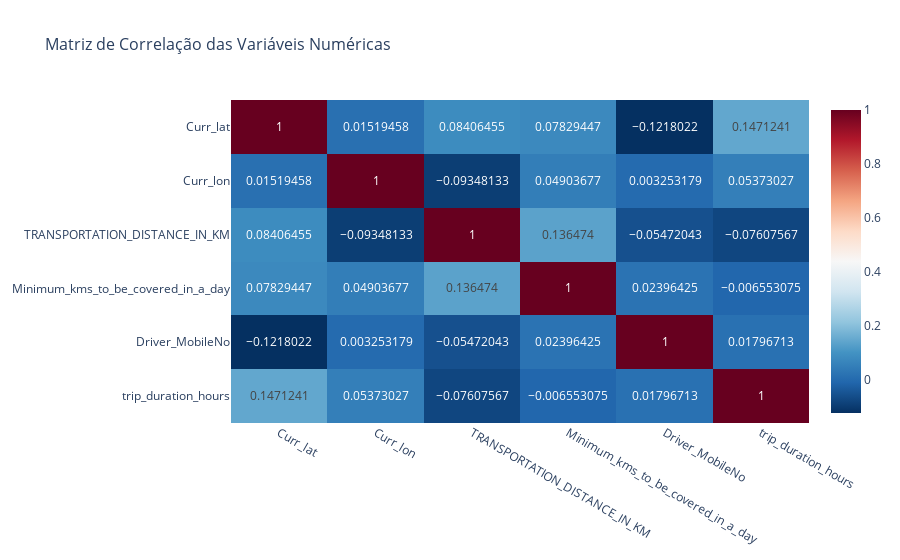

The code cell stored with this chart in its notebook:
### Markdown cell above
### 4.4. Matriz de Correlação Interativa (Plotly)
Um mapa de calor interativo da matriz de correlação permite explorar a relação entre todas as variáveis numéricas. Cores mais quentes indicam correlação positiva forte, enquanto cores mais frias indicam correlação negativa forte. A interatividade do Plotly permite inspecionar os valores exatos das correlações ao passar o mouse.

### Code cell
numeric_cols = df.select_dtypes(include=np.number).columns.tolist()
correlation_matrix = df[numeric_cols].corr()

fig = px.imshow(
    correlation_matrix,
    text_auto=True,
    aspect="auto",
    title="Matriz de Correlação das Variáveis Numéricas",
    color_continuous_scale="RdBu_r",
)
fig.update_layout(title_font_size=16)
fig.show()

### Figure 1 — Plotly figure (JSON) as saved in the notebook; plotly's stock layout.template omitted (floating-point values rounded to 4 significant figures)
{"data": [{"coloraxis": "coloraxis", "hovertemplate": "x: %{x}<br>y: %{y}<br>color: %{z}<extra></extra>", "name": "0", "texttemplate": "%{z}", "type": "heatmap", "x": ["Curr_lat", "Curr_lon", "TRANSPORTATION_DISTANCE_IN_KM", "Minimum_kms_to_be_covered_in_a_day", "Driver_MobileNo", "trip_duration_hours"], "xaxis": "x", "y": ["Curr_lat", "Curr_lon", "TRANSPORTATION_DISTANCE_IN_KM", "Minimum_kms_to_be_covered_in_a_day", "Driver_MobileNo", "trip_duration_hours"], "yaxis": "y", "z": [[1.0, 0.01519, 0.08406, 0.07829, -0.1218, 0.1471], [0.01519, 1.0, -0.09348, 0.04904, 0.003253, 0.05373], [0.08406, -0.09348, 1.0, 0.1365, -0.05472, -0.07608], [0.07829, 0.04904, 0.1365, 1.0, 0.02396, -0.006553], [-0.1218, 0.003253, -0.05472, 0.02396, 1.0, 0.01797], [0.1471, 0.05373, -0.07608, -0.006553, 0.01797, 1.0]]}], "layout": {"coloraxis": {"colorscale": [[0, "rgb(5,48,97)"], [0.1, "rgb(33,102,172)"], [0.2, "rgb(67,147,195)"], [0.3, "rgb(146,197,222)"], [0.4, "rgb(209,229,240)"], [0.5, "rgb(247,247,247)"], [0.6, "rgb(253,219,199)"], [0.7, "rgb(244,165,130)"], [0.8, "rgb(214,96,77)"], [0.9, "rgb(178,24,43)"], [1, "rgb(103,0,31)"]]}, "title": {"font": {"size": 16}, "text": "Matriz de Correlação das Variáveis Numéricas"}, "xaxis": {"anchor": "y", "domain": [0, 1]}, "yaxis": {"anchor": "x", "autorange": "reversed", "domain": [0, 1]}}}
